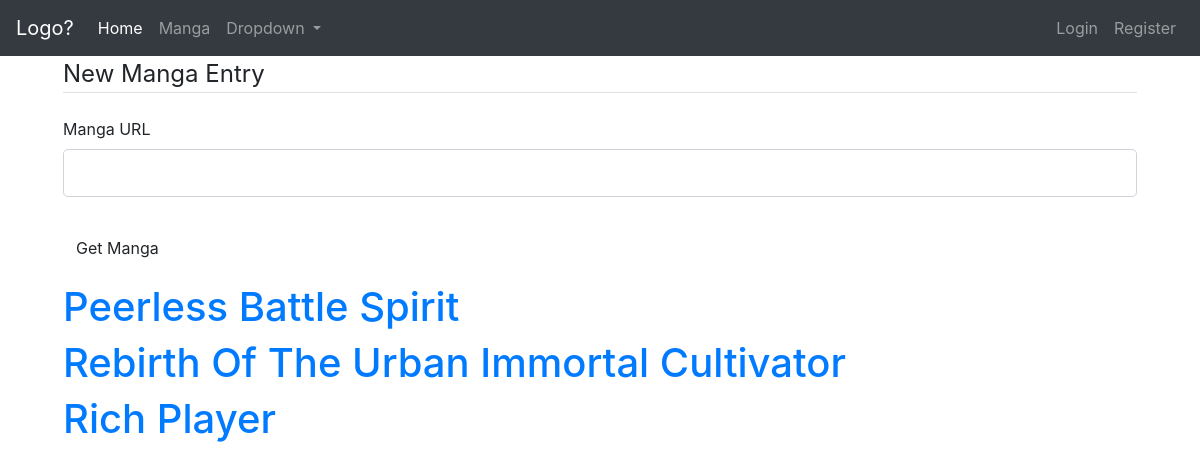
/post/manga, run on an earlier commit of the app's database.
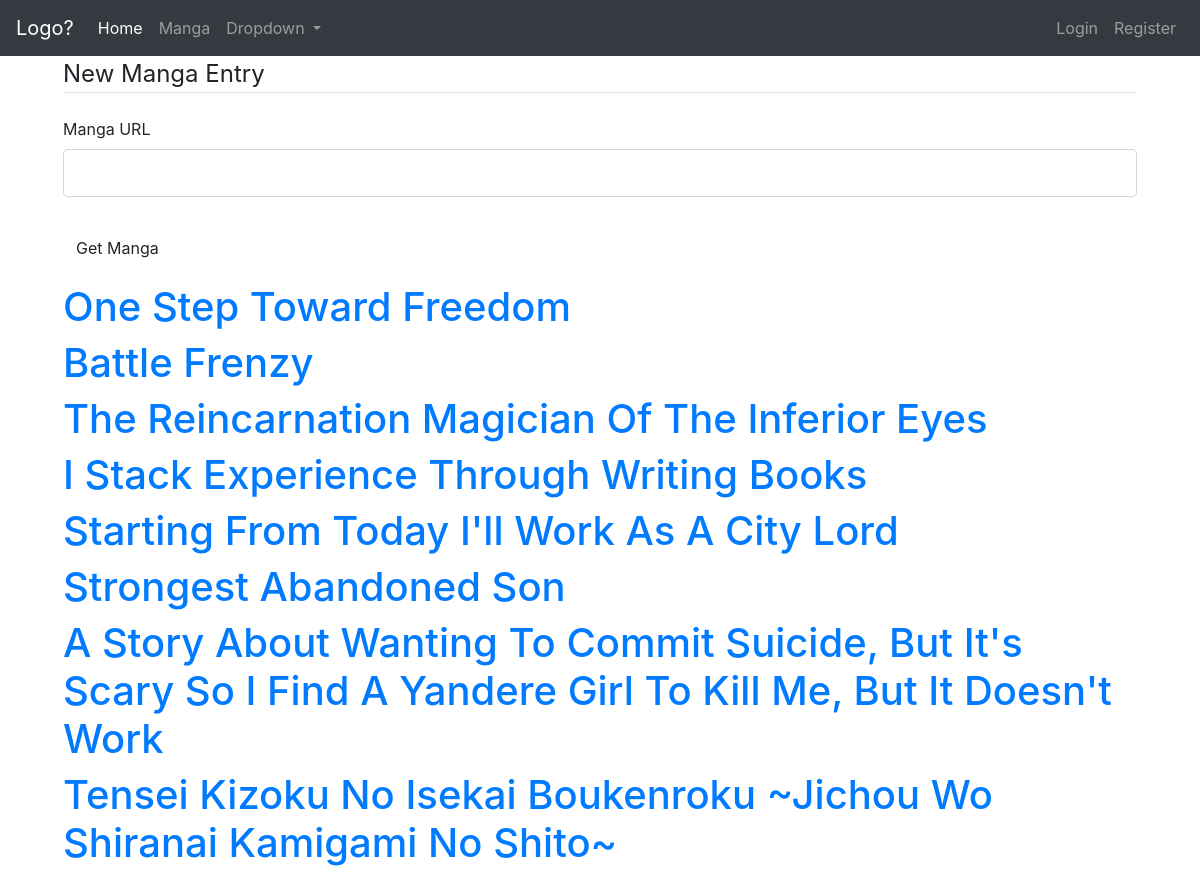
And on a later commit of the database.
### routing/models.py (models this page shows, shortened)
class Manga(db.Model):
    id = db.Column(db.Integer, primary_key=True)
    title = db.Column(db.String(50), unique=True, nullable=False)

### routing/routes.py (the view)
@app.route('/post/manga', methods = ['POST', 'GET'])
def manga_list():
    form = PostNewMangaEntry()
    query = MangaQueries()
    info = query.getAllMangaTitles()
    if form.validate_on_submit():
        scraper = Scaper(form.url.data)
        scraper.getAllChapterNum()
        title = scraper.getMangaTitle()
        flash('Manga has been found', 'success')
        return redirect(url_for('manga', manga_title = title))
    return render_template('manga_list.html', title = 'New Manga Entry', form = form, info = info)

### routing/forms.py
class PostNewMangaEntry(FlaskForm):
    url = StringField('Manga URL', validators={DataRequired()})
    submit = SubmitField('Get Manga')

### routing/queries.py (called while the page is built)
    def getAllMangaTitles(self):
        titles = []
        for x in db.session.query(Manga):
            titles.append(x.title)
            print(x.title)
        return titles

### routing/templates/manga_list.html (shortened to what this page needs)
{% extends "layout.html" %}
{% block content %}
<div class = 'container-fluid '>
<div class = 'mx-5'>
    <form method="POST" action="/post/manga">
        <fieldset class = "form-group">
            <legend class = "border-bottom mb-4"> New Manga Entry </legend>
            <div class = form-group>
                {{ form.url.label(class = 'form-control-label')}}
                {% if form.url.errors %}
                    {{form.url(class = "form-control form-control-lg is-invalid")}}
                    <div class = 'invalid-feedback'>
                        {% for error in form.url.errors %}
                            <span>
                                {{ error }}
                            </span>
                        {% endfor %}
                    </div>
                {% else %}
                    {{ form.url(class = 'form-control form-control-lg')}}
                {% endif %}
            </div>
        </fieldset>
        <div class = 'form-group'>
            {{ form.submit(class = 'btn btn-outlint-info', onclick = "toggle_display()")}}
        </div>
    </form>
    <div>
    {% for x in info %}
        <a href = "{{ url_for('manga',  manga_title = x) }}"> <h1>  {{ x }}  </h1></a>
    {% endfor %}
    </div>
</div>
{% endblock %}

### routing/templates/layout.html (shortened to what this page needs)
<!DOCTYPE html>
<html>
<head>
    <link rel="stylesheet" href="https://cdn.jsdelivr.net/npm/bootstrap@4.5.3/dist/css/bootstrap.min.css">
</head>
<body>
    <nav class="navbar navbar-expand-lg navbar-dark bg-dark">
        <a class="navbar-brand" href="#">Logo?</a>
        <div class="collapse navbar-collapse" id="navbarSupportedContent">
          <ul class="navbar-nav mr-auto">
            <li class="nav-item active">
              <a class="nav-link" href="{{ url_for('home')}}">Home <span class="sr-only">(current)</span></a>
            </li>
            <li class="nav-item">
              <a class="nav-link" href= "{{ url_for('manga_list')}}">Manga</a>
            </li>
            <li class="nav-item dropdown">
              <a class="nav-link dropdown-toggle" href="#" id="navbarDropdown" role="button" data-toggle="dropdown" aria-haspopup="true" aria-expanded="false">
                Dropdown
              </a>
            </li>
          </ul>
          <div class = "navbar-nav">
            {% if current_user.is_authenticated %}
            <a class ="nav-itme nav-link" href=" {{ url_for('logout') }}"> Logout </a>
            {% else %}
            <a class ="nav-itme nav-link" href=" {{ url_for('login') }}"> Login </a>
            <a class ="nav-itme nav-link" href=" {{ url_for('register') }}"> Register </a>
            {% endif %}
          </div>
        </div>
      </nav>
{% block content %}
{% endblock content %}
</body>
</html>

What changed in the data, as far as the page shows it:
changed Manga: title "Peerless Battle Spirit" → "One Step Toward Freedom"
changed Manga: title "Rebirth Of The Urban Immortal Cultivator" → "Battle Frenzy"
changed Manga: title "Rich Player" → "The Reincarnation Magician Of The Inferior Eyes"
added Manga: title "I Stack Experience Through Writing Books"
added Manga: title "Starting From Today I'll Work As A City Lord"
added Manga: title "Strongest Abandoned Son"
added Manga: title "A Story About Wanting To Commit Suicide, But It's Scary So I Find A Yandere Girl To Kill Me, But It Doesn't Work"
added Manga: title "Tensei Kizoku No Isekai Boukenroku ~Jichou Wo Shiranai Kamigami No Shito~"
